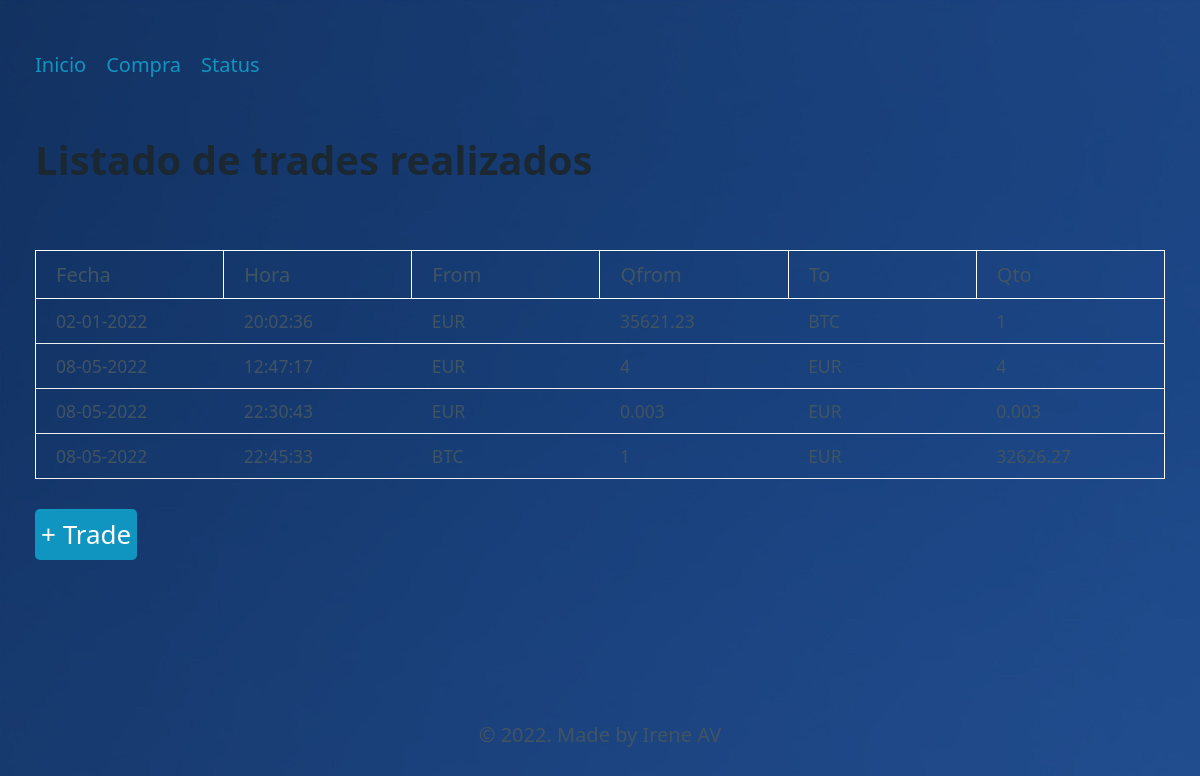
The page / on the database its author committed.
### tables this page shows
CREATE TABLE "movements" (
	"id"	INTEGER NOT NULL,
	"fecha"	TEXT NOT NULL,
	"hora"	TEXT NOT NULL,
	"origen"	TEXT NOT NULL,
	"Qfrom"	INTEGER NOT NULL,
	"destino"	INTEGER NOT NULL,
	"Qto"	INTEGER NOT NULL,
	PRIMARY KEY("id")
);

### balance/routes.py (the view)
@app.route('/')
def inicio():
    data_manager = ProcesaDatos()
    try:
        datos = data_manager.recupera_datos()
        return render_template('movimientos.html', movimientos=datos)
    except sqlite3.Error as e:
        flash("Se ha producido un error en la base de datos. Inténtelo más tarde.")
        return render_template('movimientos.html', movimientos=[])

### balance/models.py (called while the page is built)
    def recupera_datos(self):
        con = sqlite3.connect("data/datos.db")
        cur = con.cursor()
        cur.execute("""
                           SELECT fecha, hora, origen, Qfrom, destino, Qto
                               FROM movements
                           ORDER BY fecha;
                       """
        )
        return cur.fetchall()

### balance/templates/movimientos.html (shortened to what this page needs)
{% extends "base.html" %}
{% block contenido %}
    <h1>Listado de trades realizados</h1>
    <table class="movimientos">
        <tr>
            <th>Fecha</th>
            <th>Hora</th>
            <th>From</th>
            <th>Qfrom</th>
            <th>To</th>
            <th>Qto</th>
        </tr>
        {% for movimiento in movimientos %}
        <tr>
            <td>{{ movimiento[0] }}</td>
            <td>{{ movimiento[1] }}</td>
            <td>{% if movimiento[2] == EUR %} {{ "EUR:Investment" }} {% else %} {{ movimiento[2] }} {% endif %}</td>
            <td>{{ movimiento[3] }}</td>
            <td>{% if movimiento[4] == EUR %} {{ "EUR:Retrival" }}  {% else %} {{ movimiento[4] }} {% endif %}</td>
            <td>{{ movimiento[5] }}</td>
        </tr>
        {% endfor%}
    </table>
    <a href="/alta" role="button">+ Trade</a>
{% endblock %}

### balance/templates/base.html (shortened to what this page needs)
<html lang="en">
<head>
    <link rel="stylesheet" href="{{ url_for('static', filename='css/pico.css') }}">
    <link rel="stylesheet" href="{{ url_for('static', filename='css/styles.css') }}">
    <body background="{{ url_for('static', filename='images/bunchOfCoins1.jpeg') }}"></body>
</head>
<body>
<nav class="container" id="navbar">
    <ul>
        <li><a href="/">Inicio</a></li>
        <li><a href="/alta">Compra</a></li>
        <li><a href="/status">Status</a></li>
    </ul>
</nav>
    <section class="container">
        {% block contenido%}
        {% endblock %}
    </section>
    <footer>
        <div class="container">
            © 2022. Made by Irene AV
        </div>
    </footer>
</body>
</html>

### balance/static/css/styles.css (style rules this page uses)
body { background-repeat: no-repeat; }
ul { margin-top: 30px; }
h1 { margin-top: 30px; }
.movimientos { border-collapse: collapse; border: 1px solid white; table-layout: fixed; width: 100%; color: black; }
th,tr { border: 1px solid white; }
footer { text-align: center; }

### rows shown on the page
movements: fecha "02-01-2022", hora "20:02:36", origen "EUR", Qfrom "35621.23", destino "BTC"
movements: fecha "08-05-2022", hora "12:47:17", origen "EUR", Qfrom "4", destino "EUR"
movements: fecha "08-05-2022", hora "22:30:43", origen "EUR", Qfrom "0.003", destino "EUR"
movements: fecha "08-05-2022", hora "22:45:33", origen "BTC", Qfrom "1", destino "EUR"
